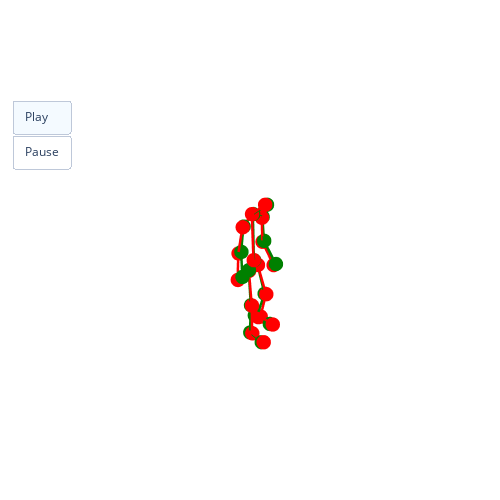

The cell this chart's notebook holds for it:
### Code cell
seqs = [test['SQUAT_C']['poses_original'].numpy(), test['SQUAT_C']['poses_corrected'].numpy()]
plotting(seqs)

### Figure 1 — Plotly figure (JSON) as saved in the notebook; plotly's stock layout.template omitted (floating-point values rounded to 4 significant figures)
{"data": [{"hoverinfo": "text", "hovertext": ["Nose", "Neck", "RShoulder", "RElbow", "RWrist", "LShoulder", "LElbow", "LWrist", "MidHip", "RHip", "RKnee", "RAnkle", "LHip", "LKnee", "LAnkle", "LBigToe", "LHeel", "RBigToe", "RHeel"], "marker": {"color": "red", "size": 5}, "mode": "markers", "name": "Joints", "type": "scatter3d", "x": [0.01616, 0.008088, -0.0421, -0.04746, -0.05035, 0.05158, 0.06335, 0.09887, 0, -0.02191, -0.03881, -0.03342, 0.02381, 0.04655, 0.04789, 0.05093, 0.05034, -0.0385, -0.03366], "y": [0.06767, -3.725e-09, -0.001217, -0.001243, 0.05443, -0.001217, -0.0127, 0.01879, 0, 0.00043, 0.03141, 0.007973, -0.000456, 0.03707, 0.03966, 0.1063, 0.02233, 0.07201, -0.006112], "z": [0.258, 0.1953, 0.1613, 0.05854, -0.02066, 0.1613, 0.05444, -0.02751, 0, -0.03294, -0.1688, -0.3024, -0.03704, -0.1715, -0.3186, -0.3174, -0.3355, -0.3072, -0.3152]}, {"hoverinfo": "text", "line": {"color": "red", "width": 5}, "mode": "lines", "name": "Links", "type": "scatter3d", "x": [0.01616, 0.008088, null, 0.008088, -0.0421, null, 0.008088, 0.05158, null, 0.008088, 0, null, -0.0421, -0.04746, null, -0.04746, -0.05035, null, 0.05158, 0.06335, null, 0.06335, 0.09887, null, 0, -0.02191, null, 0, 0.02381, null, -0.02191, -0.03881, null, -0.03881, -0.03342, null, -0.03342, -0.0385, null, -0.03342, -0.03366, null, 0.02381, 0.04655, null, 0.04655, 0.04789, null, 0.04789, 0.05093, null, 0.04789, 0.05034, null], "y": [0.06767, -3.725e-09, null, -3.725e-09, -0.001217, null, -3.725e-09, -0.001217, null, -3.725e-09, 0, null, -0.001217, -0.001243, null, -0.001243, 0.05443, null, -0.001217, -0.0127, null, -0.0127, 0.01879, null, 0, 0.00043, null, 0, -0.000456, null, 0.00043, 0.03141, null, 0.03141, 0.007973, null, 0.007973, 0.07201, null, 0.007973, -0.006112, null, -0.000456, 0.03707, null, 0.03707, 0.03966, null, 0.03966, 0.1063, null, 0.03966, 0.02233, null], "z": [0.258, 0.1953, null, 0.1953, 0.1613, null, 0.1953, 0.1613, null, 0.1953, 0, null, 0.1613, 0.05854, null, 0.05854, -0.02066, null, 0.1613, 0.05444, null, 0.05444, -0.02751, null, 0, -0.03294, null, 0, -0.03704, null, -0.03294, -0.1688, null, -0.1688, -0.3024, null, -0.3024, -0.3072, null, -0.3024, -0.3152, null, -0.03704, -0.1715, null, -0.1715, -0.3186, null, -0.3186, -0.3174, null, -0.3186, -0.3355, null]}, {"hoverinfo": "text", "hovertext": ["Nose", "Neck", "RShoulder", "RElbow", "RWrist", "LShoulder", "LElbow", "LWrist", "MidHip", "RHip", "RKnee", "RAnkle", "LHip", "LKnee", "LAnkle", "LBigToe", "LHeel", "RBigToe", "RHeel"], "marker": {"color": "green", "size": 5}, "mode": "markers", "name": "Joints", "type": "scatter3d", "x": [0.01022, 0.003326, -0.04641, -0.05084, -0.05093, 0.04729, 0.05582, 0.08499, -0.001571, -0.0225, -0.0415, -0.03373, 0.02474, 0.04557, 0.04928, 0.05152, 0.0515, -0.04377, -0.0353], "y": [0.06996, 0.0002171, -0.002136, 0.003328, 0.06485, -0.001416, -0.005901, 0.02853, 0.0003304, -0.0005379, 0.02018, -0.01164, -0.0007133, 0.03101, 0.02939, 0.0964, 0.0107, 0.05135, -0.02857], "z": [0.2569, 0.1939, 0.1626, 0.06318, -0.01056, 0.1623, 0.06063, -0.01624, -0.0008912, -0.03413, -0.1748, -0.3108, -0.03326, -0.174, -0.3204, -0.3244, -0.3371, -0.3218, -0.3214]}, {"hoverinfo": "text", "line": {"color": "green", "width": 5}, "mode": "lines", "name": "Links", "type": "scatter3d", "x": [0.01022, 0.003326, null, 0.003326, -0.04641, null, 0.003326, 0.04729, null, 0.003326, -0.001571, null, -0.04641, -0.05084, null, -0.05084, -0.05093, null, 0.04729, 0.05582, null, 0.05582, 0.08499, null, -0.001571, -0.0225, null, -0.001571, 0.02474, null, -0.0225, -0.0415, null, -0.0415, -0.03373, null, -0.03373, -0.04377, null, -0.03373, -0.0353, null, 0.02474, 0.04557, null, 0.04557, 0.04928, null, 0.04928, 0.05152, null, 0.04928, 0.0515, null], "y": [0.06996, 0.0002171, null, 0.0002171, -0.002136, null, 0.0002171, -0.001416, null, 0.0002171, 0.0003304, null, -0.002136, 0.003328, null, 0.003328, 0.06485, null, -0.001416, -0.005901, null, -0.005901, 0.02853, null, 0.0003304, -0.0005379, null, 0.0003304, -0.0007133, null, -0.0005379, 0.02018, null, 0.02018, -0.01164, null, -0.01164, 0.05135, null, -0.01164, -0.02857, null, -0.0007133, 0.03101, null, 0.03101, 0.02939, null, 0.02939, 0.0964, null, 0.02939, 0.0107, null], "z": [0.2569, 0.1939, null, 0.1939, 0.1626, null, 0.1939, 0.1623, null, 0.1939, -0.0008912, null, 0.1626, 0.06318, null, 0.06318, -0.01056, null, 0.1623, 0.06063, null, 0.06063, -0.01624, null, -0.0008912, -0.03413, null, -0.0008912, -0.03326, null, -0.03413, -0.1748, null, -0.1748, -0.3108, null, -0.3108, -0.3218, null, -0.3108, -0.3214, null, -0.03326, -0.174, null, -0.174, -0.3204, null, -0.3204, -0.3244, null, -0.3204, -0.3371, null]}], "layout": {"height": 500, "scene": {"aspectmode": "cube", "xaxis": {"backgroundcolor": "rgb(200, 200, 230)", "range": [-0.33, 0.33], "showbackground": true, "showgrid": false, "showticklabels": false, "title": {"text": ""}, "visible": false, "zeroline": false}, "yaxis": {"backgroundcolor": "rgb(230, 200,230)", "range": [-0.33, 0.33], "showbackground": false, "showgrid": false, "showticklabels": false, "title": {"text": ""}, "visible": true, "zeroline": false}, "zaxis": {"backgroundcolor": "rgb(230, 230,200)", "range": [-0.33, 0.33], "showbackground": true, "showgrid": false, "showticklabels": false, "title": {"text": ""}, "visible": false, "zeroline": false}}, "showlegend": false, "updatemenus": [{"buttons": [{"args": [null, {"frame": {"duration": 33, "redraw": true}, "transition": {"duration": 0}}], "label": "Play", "method": "animate"}, {"args": [[null], {"frame": {"duration": 0, "redraw": false}, "mode": "immediate", "transition": {"duration": 0}}], "label": "Pause", "method": "animate"}], "type": "buttons"}], "width": 500}}
